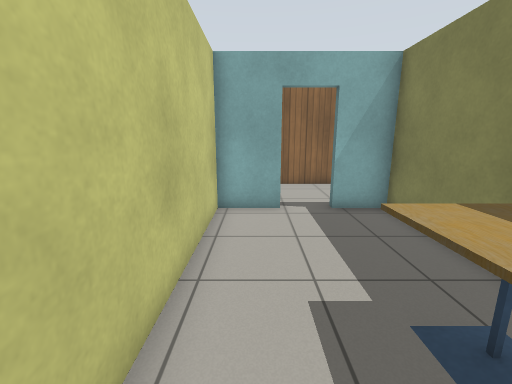
View 1 (above)

18 first-person views from a walk through a Gazebo world. The camera is 1.2 m above the floor, tilts 12° down and sees 90° across. The floor is counted in squares, 0.5 m on a side. Each view is taken from the middle of a square. On the plan, view 1 faces up. The plan holds only what a view shows up to about 17 squares ahead; the rest is blank. Robots are left out. Simple patterns stand in for the simulator's built-in surfaces.

View 2
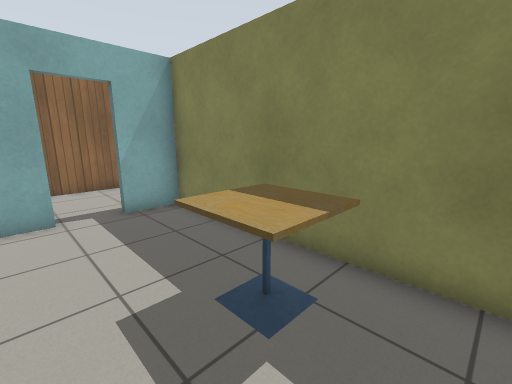

View 3
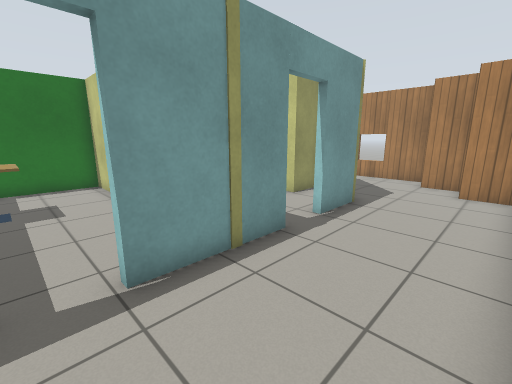

View 4
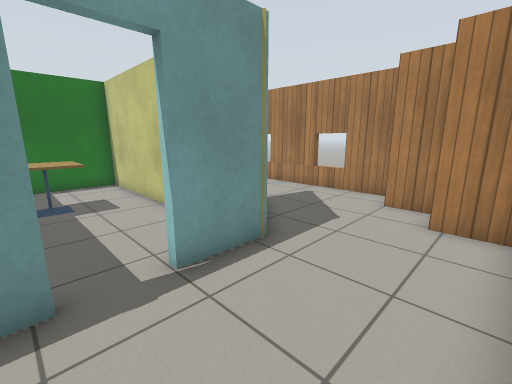

View 5
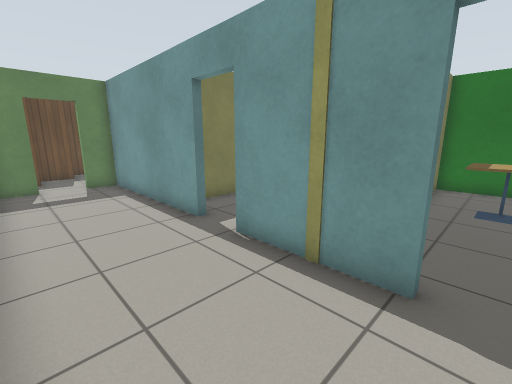

View 6
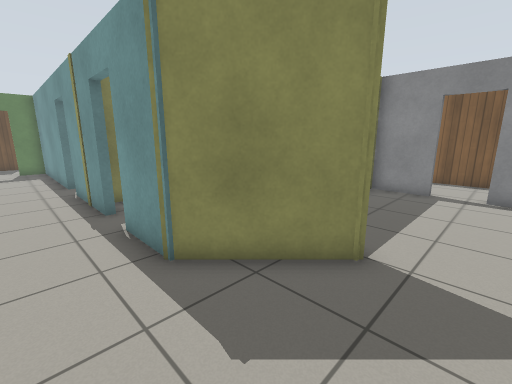

View 7
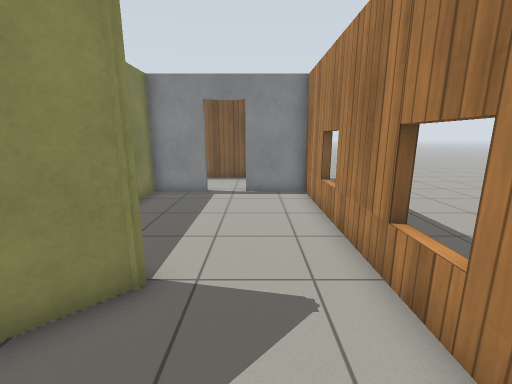

View 8
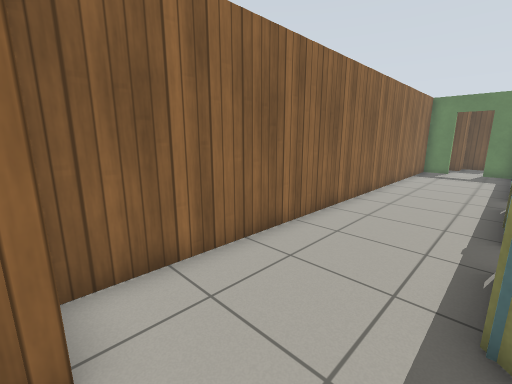

View 9
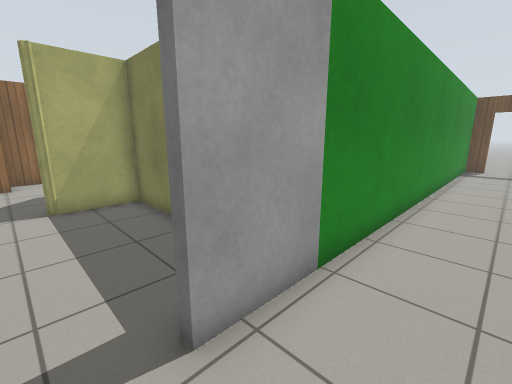

View 10
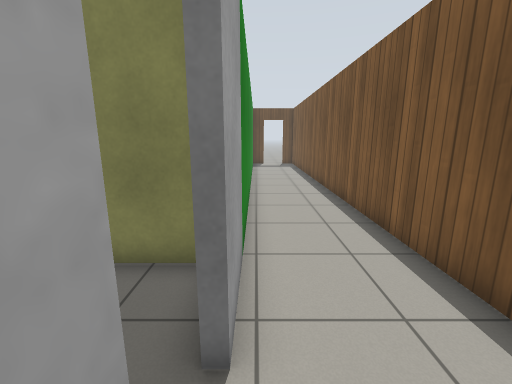

View 11
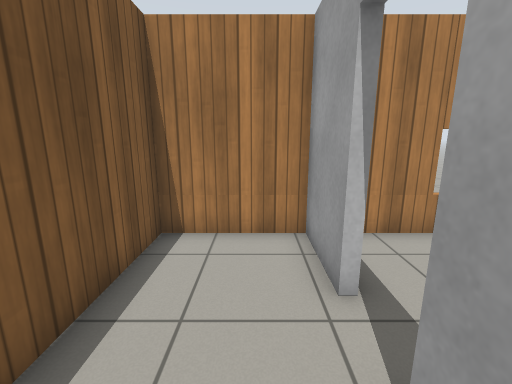

View 12
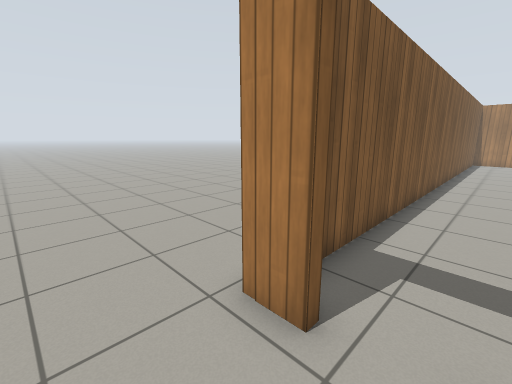

View 13
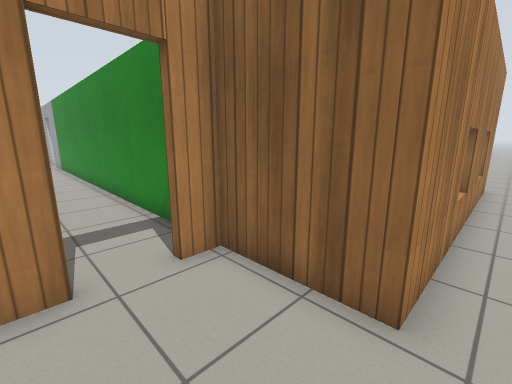

View 14
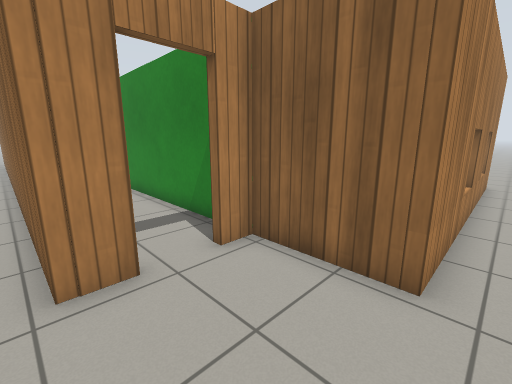

View 15
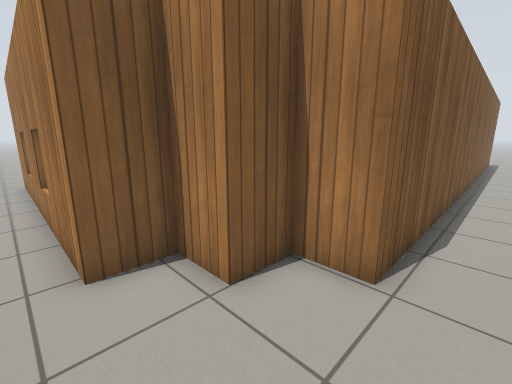

View 16
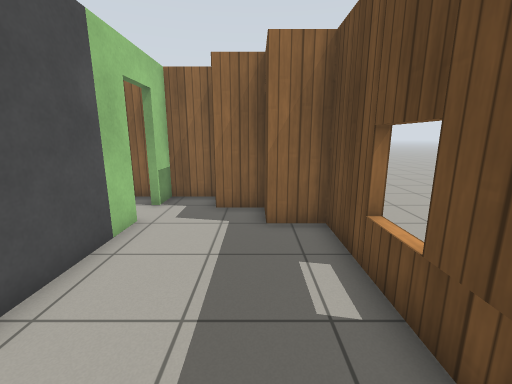

View 17
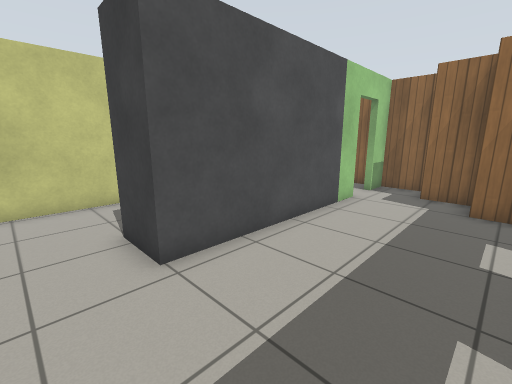

View 18
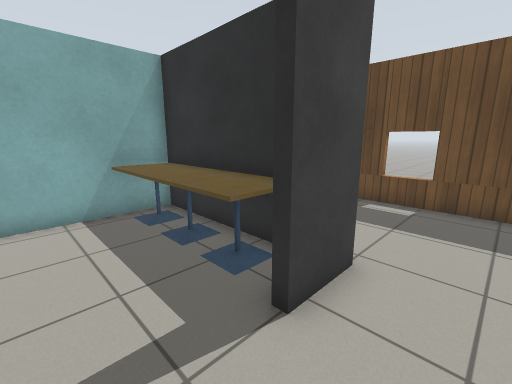

### Floor plan
Points are (right, up) in squares from view 1. A wall is a line through its corners. A room is listed if a view was taken in it or the views show most of it. See-through windows are left out.
Room 1 (views 1, 2)
walls: (0.8, 8.6) (-1.3, 8.6) (-1.3, -1.4) (2.2, -1.4); (4.5, -0.4) (4.5, 8.6) (2.6, 8.6)
ways out: open door at (1.5, 9) to room 2
objects: cafe table (2, 2) to (3, 3)
Room 2 (views 3, 4, 5, 6, 7, 8)
walls: (-3.2, 8.9) (0.8, 8.9); (-10.2, 6.1) (-7.4, 8.9) (-5, 8.9); (-7.4, 3.3) (-7.4, 6) (-10, 6) (-10.1, 6.1) (-10.1, 6.4); (-12.5, 11.6) (-12.5, 9.9); (2.6, 8.9) (10.2, 8.9) (10.2, 10.3); (-14.2, 9.7) (-14.2, -1.4) (-11.5, -1.4); (-9.9, -1.4) (-7.4, -1.4) (-7.4, 0.9); (9.8, 13.4) (-10.8, 13.4) (-10.8, 11.7) (-11.4, 11.7); (10.2, 12) (10.2, 13.3)
ways out: open door at (1.5, 9) to room 1; open door at (-10.5, -1.5) to room 3; open door at (10, 11.5) to room 6; open door at (-4.5, 9) to room 7
Room 3 (views 9, 10, 11)
walls: (-11.5, -1.7) (-14.2, -1.7) (-14.2, -5.4) (10.8, -5.4); (11.5, -1.7) (-9.8, -1.7)
ways out: open door at (-10.5, -1.5) to room 2; open door at (12.5, -3.5) to room 4
Room 4 (views 12, 13, 14)
walls: (12.6, -4.5) (12.6, -5.7); (16.3, -1.7) (12.6, -1.7) (12.6, -2.8)
ways out: open door at (12.5, -3.5) to room 3; opening at (17, -1) to room 5; opening at (12, -6.5)
Room 5 (view 15)
walls: (12.9, 13.7) (12.9, 12) (14.6, 12) (14.6, 10.3) (16.3, 10.3) (16.3, -1.7)
ways out: opening at (17, -1) to room 4; opening at (13, 15)
Room 6 (views 16, 17, 18)
walls: (10.5, 3.5) (10.5, 1.9) (8.5, 1.9); (10.2, 8.6) (5.8, 8.6); (10.5, 10.2) (10.5, 8.4); (4.8, 3) (4.8, -0.3); (16, -0.3) (16, 10) (14.3, 10) (14.3, 11.7) (12.5, 11.7); (12.4, 13.4) (10.5, 13.4) (10.5, 12)
ways out: open door at (10, 11.5) to room 2
objects: cafe table (9, 3) to (10, 5); cafe table (9, 5) to (10, 6); cafe table (9, 7) to (10, 8)
Room 7 (no view inside)
walls: (-7.1, 4.1) (-7.1, -1.4) (-1.6, -1.4); (-8.8, 6.3) (-7.1, 6.3) (-7.1, 5.8); (-1.6, 7.7) (-1.6, 8.2)
ways out: open door at (-4.5, 9) to room 2
objects: cafe table (-5, 2) to (-3, 3)

Positions as (right, up) in squares from view 1, and headings:
1: (0, 0), facing up
2: (0, 0), facing up-right
3: (2, 13), facing down-left
4: (-3, 13), facing down-left
5: (-4, 13), facing down-right
6: (-12, 11), facing down-right
7: (-12, 10), facing down
8: (-11, 9), facing up-right
9: (-11, -4), facing up-right
10: (-12, -2), facing right
11: (-8, -3), facing left
12: (15, -3), facing down-left
13: (17, -5), facing up-left
14: (17, -6), facing up-left
15: (17, 15), facing down-left
16: (14, 3), facing up
17: (15, 0), facing up-left
18: (6, 0), facing up-right
